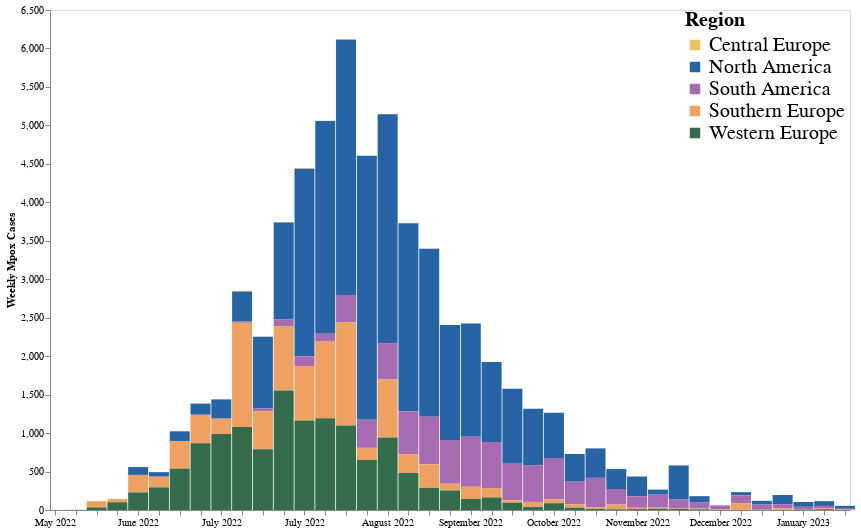

Write notebook code for a chart like this one.
### Code cell
domain = ['Central Europe', 'North America', 'South America' ,"Southern Europe", "Western Europe"]
range_ = ['#EEC060', '#2664A5', '#A76BB1', "#EEA160", "#356D4C"]
weekly_cases_region = alt.Chart(weekly_count_region).mark_bar(interpolate = "monotone", size =20).encode(
    alt.X("date:T", axis=alt.Axis( title="", grid=False, format="%B %Y")),
    alt.Y("cases", axis=alt.Axis( grid=False, title = "Weekly Mpox Cases")), 
    alt.Color("region:N", scale=alt.Scale(domain = domain, range=range_), legend=alt.Legend(title = "Region", orient = "right",offset = -165, labelFontSize = 20, titleFontSize = 20, symbolSize = 110))).properties(
    width = 800,
    height = 500
)
weekly_cases_region

### Figure 1 — Vega-Lite specification as saved in the notebook (floating-point values rounded to 4 significant figures; data arrays with more than 128 entries replaced by an {"elided": "..."} marker saying what was removed)
{"config": {"view": {"continuousWidth": 400, "continuousHeight": 300}}, "data": {"name": "data-f527ab2f0f3a0a88977b182b89ab5a0d"}, "mark": {"type": "bar", "interpolate": "monotone", "size": 20}, "encoding": {"color": {"field": "region", "legend": {"labelFontSize": 20, "offset": -165, "orient": "right", "symbolSize": 110, "title": "Region", "titleFontSize": 20}, "scale": {"domain": ["Central Europe", "North America", "South America", "Southern Europe", "Western Europe"], "range": ["#EEC060", "#2664A5", "#A76BB1", "#EEA160", "#356D4C"]}, "type": "nominal"}, "x": {"axis": {"format": "%B %Y", "grid": false, "title": ""}, "field": "date", "type": "temporal"}, "y": {"axis": {"grid": false, "title": "Weekly Mpox Cases"}, "field": "cases", "type": "quantitative"}}, "height": 500, "width": 800, "$schema": "https://vega.github.io/schema/vega-lite/v4.17.0.json", "datasets": {"data-f527ab2f0f3a0a88977b182b89ab5a0d": {"elided": "179 records"}}}
